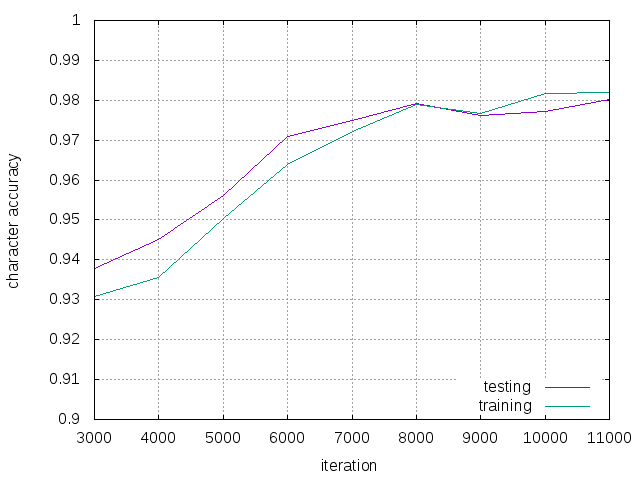

This figure's gnuplot source:
set terminal png
set output 'accuracy.png'

set grid
set ylabel "character accuracy"
set xlabel "iteration"
set key right bottom
set xrange [3000:]
set yrange [0.9:1]

plot 'errors.csv' u 1:(1-$2) with lines title 'testing',\
'' u 1:(1-$3) with lines title 'training'
